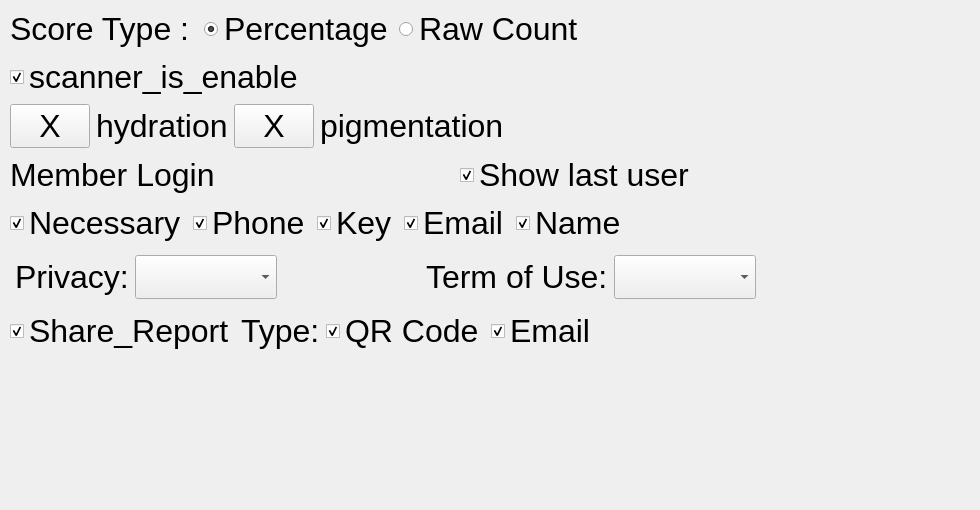
   <widget class="QWidget" name="tabHiSkin">
    <attribute name="title">
     <string>HiSkin</string>
    </attribute>
    <widget class="QWidget" name="verticalLayoutWidget_3">
     <property name="geometry">
      <rect>
       <x>0</x>
       <y>-2</y>
       <width>971</width>
       <height>501</height>
      </rect>
     </property>
     <layout class="QVBoxLayout" name="verticalLayout_2" stretch="0,0,0,0,0,0,0">
      <property name="sizeConstraint">
       <enum>QLayout::SetFixedSize</enum>
      </property>
      <property name="leftMargin">
       <number>10</number>
      </property>
      <property name="topMargin">
       <number>10</number>
      </property>
      <property name="rightMargin">
       <number>10</number>
      </property>
      <property name="bottomMargin">
       <number>10</number>
      </property>
      <item>
       <layout class="QHBoxLayout" name="horizontalLayout_28">
        <item>
         <widget class="QLabel" name="label_40">
          <property name="font">
           <font>
            <family>Tahoma</family>
            <pointsize>24</pointsize>
           </font>
          </property>
          <property name="text">
           <string>Score Type : </string>
          </property>
          <property name="alignment">
           <set>Qt::AlignRight|Qt::AlignTrailing|Qt::AlignVCenter</set>
          </property>
         </widget>
        </item>
        <item>
         <widget class="QRadioButton" name="rbHiSkinPercentage">
          <property name="font">
           <font>
            <family>Tahoma</family>
            <pointsize>24</pointsize>
           </font>
          </property>
          <property name="text">
           <string>Percentage</string>
          </property>
          <property name="checked">
           <bool>true</bool>
          </property>
         </widget>
        </item>
        <item>
         <widget class="QRadioButton" name="rbHiSkinRawCount">
          <property name="font">
           <font>
            <family>Tahoma</family>
            <pointsize>24</pointsize>
           </font>
          </property>
          <property name="text">
           <string>Raw Count</string>
          </property>
         </widget>
        </item>
        <item>
         <spacer name="horizontalSpacer_15">
          <property name="orientation">
           <enum>Qt::Horizontal</enum>
          </property>
          <property name="sizeHint" stdset="0">
           <size>
            <width>40</width>
            <height>20</height>
           </size>
          </property>
         </spacer>
        </item>
       </layout>
      </item>
      <item>
       <layout class="QHBoxLayout" name="horizontalLayout_68">
        <item>
         <widget class="QCheckBox" name="chkHiSkinScanner">
          <property name="font">
           <font>
            <family>Tahoma</family>
            <pointsize>24</pointsize>
           </font>
          </property>
          <property name="text">
           <string>scanner_is_enable</string>
          </property>
          <property name="checked">
           <bool>true</bool>
          </property>
         </widget>
        </item>
       </layout>
      </item>
      <item>
       <layout class="QHBoxLayout" name="horizontalLayout_29" stretch="0,2,0,2,0">
        <item>
         <widget class="QPushButton" name="btnHydration">
          <property name="font">
           <font>
            <family>Tahoma</family>
            <pointsize>24</pointsize>
           </font>
          </property>
          <property name="text">
           <string>X</string>
          </property>
          <property name="autoDefault">
           <bool>false</bool>
          </property>
          <property name="flat">
           <bool>false</bool>
          </property>
         </widget>
        </item>
        <item>
         <widget class="QLabel" name="label_33">
          <property name="font">
           <font>
            <family>Tahoma</family>
            <pointsize>24</pointsize>
           </font>
          </property>
          <property name="text">
           <string>hydration</string>
          </property>
         </widget>
        </item>
        <item>
         <widget class="QPushButton" name="btnPigmentation">
          <property name="font">
           <font>
            <family>Tahoma</family>
            <pointsize>24</pointsize>
           </font>
          </property>
          <property name="text">
           <string>X</string>
          </property>
          <property name="autoDefault">
           <bool>false</bool>
          </property>
          <property name="flat">
           <bool>false</bool>
          </property>
         </widget>
        </item>
        <item>
         <widget class="QLabel" name="label_41">
          <property name="font">
           <font>
            <family>Tahoma</family>
            <pointsize>24</pointsize>
           </font>
          </property>
          <property name="text">
           <string>pigmentation</string>
          </property>
         </widget>
        </item>
        <item>
         <spacer name="horizontalSpacer_41">
          <property name="orientation">
           <enum>Qt::Horizontal</enum>
          </property>
          <property name="sizeHint" stdset="0">
           <size>
            <width>400</width>
            <height>20</height>
           </size>
          </property>
         </spacer>
        </item>
       </layout>
      </item>
      <item>
       <layout class="QHBoxLayout" name="horizontalLayout_76">
        <item>
         <widget class="QLabel" name="label_14">
          <property name="font">
           <font>
            <family>Tahoma</family>
            <pointsize>24</pointsize>
           </font>
          </property>
          <property name="text">
           <string>Member Login</string>
          </property>
         </widget>
        </item>
        <item>
         <widget class="QCheckBox" name="chkHiSkinLastUser">
          <property name="font">
           <font>
            <family>Tahoma</family>
            <pointsize>24</pointsize>
           </font>
          </property>
          <property name="text">
           <string>Show last user</string>
          </property>
          <property name="checked">
           <bool>true</bool>
          </property>
         </widget>
        </item>
       </layout>
      </item>
      <item>
       <layout class="QHBoxLayout" name="horizontalLayout_15">
        <item>
         <widget class="QCheckBox" name="chkHiSkinNecessary">
          <property name="font">
           <font>
            <family>Tahoma</family>
            <pointsize>24</pointsize>
           </font>
          </property>
          <property name="text">
           <string>Necessary</string>
          </property>
          <property name="checked">
           <bool>true</bool>
          </property>
         </widget>
        </item>
        <item>
         <widget class="QCheckBox" name="chkHiSkinPhone">
          <property name="font">
           <font>
            <family>Tahoma</family>
            <pointsize>24</pointsize>
           </font>
          </property>
          <property name="text">
           <string>Phone</string>
          </property>
          <property name="checked">
           <bool>true</bool>
          </property>
         </widget>
        </item>
        <item>
         <widget class="QCheckBox" name="chkHiSkinKey">
          <property name="font">
           <font>
            <family>Tahoma</family>
            <pointsize>24</pointsize>
           </font>
          </property>
          <property name="text">
           <string>Key</string>
          </property>
          <property name="checked">
           <bool>true</bool>
          </property>
         </widget>
        </item>
        <item>
         <widget class="QCheckBox" name="chkHiSkinEmail">
          <property name="font">
           <font>
            <family>Tahoma</family>
            <pointsize>24</pointsize>
           </font>
          </property>
          <property name="text">
           <string>Email</string>
          </property>
          <property name="checked">
           <bool>true</bool>
          </property>
         </widget>
        </item>
        <item>
         <widget class="QCheckBox" name="chkHiSkinName">
          <property name="font">
           <font>
            <family>Tahoma</family>
            <pointsize>24</pointsize>
           </font>
          </property>
          <property name="text">
           <string>Name</string>
          </property>
          <property name="checked">
           <bool>true</bool>
          </property>
         </widget>
        </item>
        <item>
         <spacer name="horizontalSpacer_9">
          <property name="orientation">
           <enum>Qt::Horizontal</enum>
          </property>
          <property name="sizeHint" stdset="0">
           <size>
            <width>40</width>
            <height>20</height>
           </size>
          </property>
         </spacer>
        </item>
       </layout>
      </item>
      <item>
       <layout class="QHBoxLayout" name="horizontalLayout_35">
        <property name="leftMargin">
         <number>5</number>
        </property>
        <property name="topMargin">
         <number>5</number>
        </property>
        <property name="rightMargin">
         <number>5</number>
        </property>
        <property name="bottomMargin">
         <number>5</number>
        </property>
        <item>
         <widget class="QLabel" name="label_35">
          <property name="font">
           <font>
            <family>Tahoma</family>
            <pointsize>24</pointsize>
           </font>
          </property>
          <property name="text">
           <string>Privacy:</string>
          </property>
          <property name="margin">
           <number>2</number>
          </property>
         </widget>
        </item>
        <item>
         <widget class="QComboBox" name="cbHiSkinPrivacy">
          <property name="sizePolicy">
           <sizepolicy hsizetype="Preferred" vsizetype="Fixed">
            <horstretch>0</horstretch>
            <verstretch>0</verstretch>
           </sizepolicy>
          </property>
          <property name="font">
           <font>
            <family>Tahoma</family>
            <pointsize>24</pointsize>
           </font>
          </property>
          <property name="layoutDirection">
           <enum>Qt::LeftToRight</enum>
          </property>
          <property name="sizeAdjustPolicy">
           <enum>QComboBox::AdjustToContents</enum>
          </property>
         </widget>
        </item>
        <item>
         <spacer name="horizontalSpacer_3">
          <property name="orientation">
           <enum>Qt::Horizontal</enum>
          </property>
          <property name="sizeHint" stdset="0">
           <size>
            <width>40</width>
            <height>20</height>
           </size>
          </property>
         </spacer>
        </item>
        <item>
         <widget class="QLabel" name="label_50">
          <property name="font">
           <font>
            <family>Tahoma</family>
            <pointsize>24</pointsize>
           </font>
          </property>
          <property name="text">
           <string>Term of Use:</string>
          </property>
          <property name="margin">
           <number>2</number>
          </property>
         </widget>
        </item>
        <item>
         <widget class="QComboBox" name="cbHiSkinTOU">
          <property name="sizePolicy">
           <sizepolicy hsizetype="Preferred" vsizetype="Fixed">
            <horstretch>0</horstretch>
            <verstretch>0</verstretch>
           </sizepolicy>
          </property>
          <property name="font">
           <font>
            <family>Tahoma</family>
            <pointsize>24</pointsize>
           </font>
          </property>
          <property name="layoutDirection">
           <enum>Qt::LeftToRight</enum>
          </property>
          <property name="sizeAdjustPolicy">
           <enum>QComboBox::AdjustToContents</enum>
          </property>
         </widget>
        </item>
        <item>
         <spacer name="horizontalSpacer_12">
          <property name="orientation">
           <enum>Qt::Horizontal</enum>
          </property>
          <property name="sizeHint" stdset="0">
           <size>
            <width>40</width>
            <height>20</height>
           </size>
          </property>
         </spacer>
        </item>
       </layout>
      </item>
      <item>
       <layout class="QHBoxLayout" name="horizontalLayout_74">
        <item>
         <widget class="QCheckBox" name="chkHiSkinReport">
          <property name="font">
           <font>
            <family>Tahoma</family>
            <pointsize>24</pointsize>
           </font>
          </property>
          <property name="text">
           <string>Share_Report</string>
          </property>
          <property name="checked">
           <bool>true</bool>
          </property>
         </widget>
        </item>
        <item>
         <widget class="QLabel" name="label_103">
          <property name="font">
           <font>
            <family>Tahoma</family>
            <pointsize>24</pointsize>
           </font>
          </property>
          <property name="text">
           <string>Type:</string>
          </property>
          <property name="margin">
           <number>5</number>
          </property>
         </widget>
        </item>
        <item>
         <widget class="QCheckBox" name="chkHiSkinReportTypeQRcode">
          <property name="font">
           <font>
            <family>Tahoma</family>
            <pointsize>24</pointsize>
           </font>
          </property>
          <property name="text">
           <string>QR Code</string>
          </property>
          <property name="checked">
           <bool>true</bool>
          </property>
         </widget>
        </item>
        <item>
         <widget class="QCheckBox" name="chkHiSkinReportTypeEmail">
          <property name="font">
           <font>
            <family>Tahoma</family>
            <pointsize>24</pointsize>
           </font>
          </property>
          <property name="text">
           <string>Email</string>
          </property>
          <property name="checked">
           <bool>true</bool>
          </property>
         </widget>
        </item>
        <item>
         <spacer name="horizontalSpacer_39">
          <property name="orientation">
           <enum>Qt::Horizontal</enum>
          </property>
          <property name="sizeHint" stdset="0">
           <size>
            <width>40</width>
            <height>20</height>
           </size>
          </property>
         </spacer>
        </item>
       </layout>
      </item>
     </layout>
    </widget>
   </widget>
